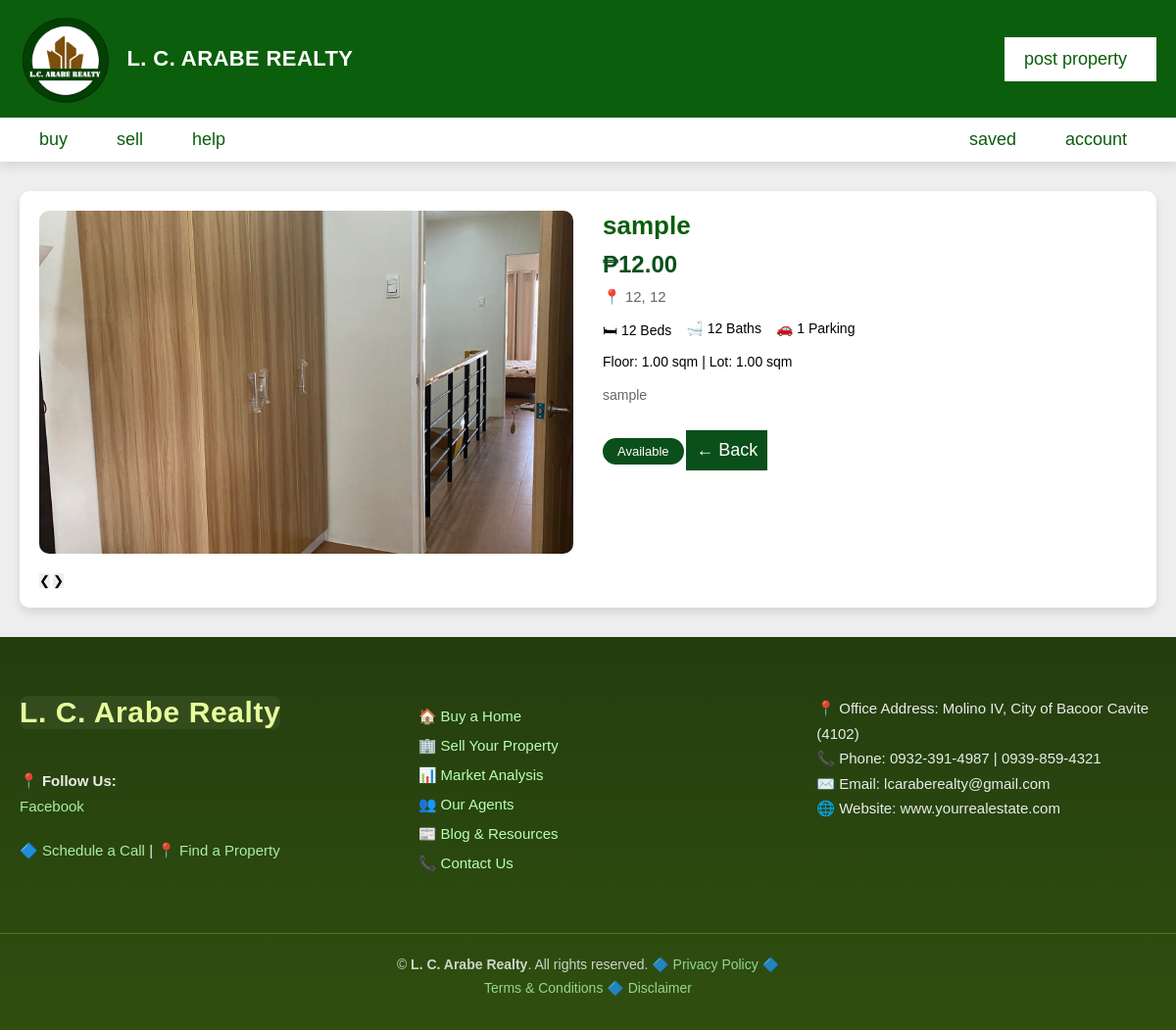
The app's page /property/8/, older data.
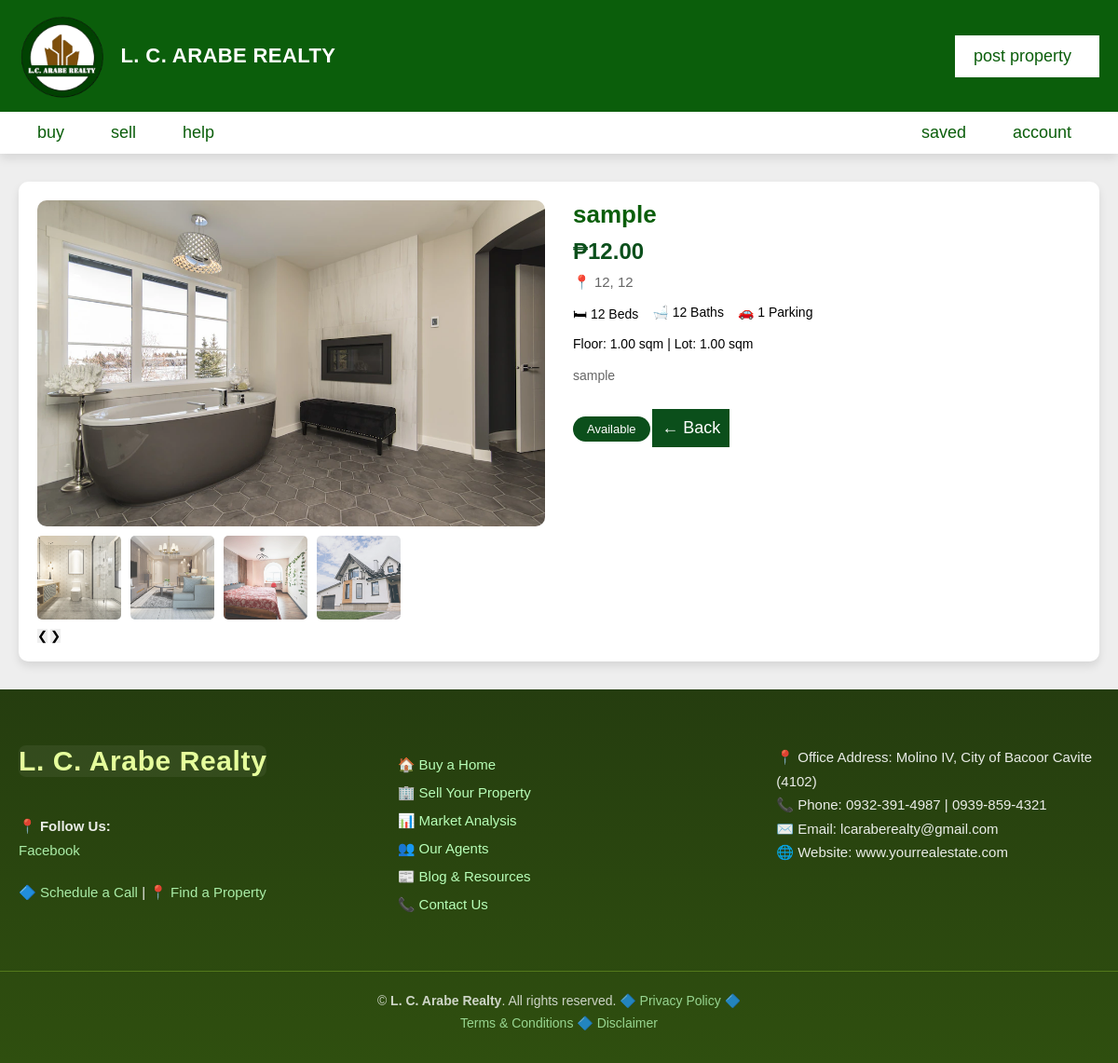
The same page, newer data.
### app/models.py (models this page shows, shortened)
class Property(models.Model):
    PROPERTY_TYPE = [
        ('house_lot', 'House and Lot'),
    ]
    LISTING_STATUS = [
        ('sale', 'For Sale'),
    ]
    title = models.CharField(max_length=200)
    description = models.TextField()
    property_type = models.CharField(
        max_length=20,
        choices=PROPERTY_TYPE,
        default='house_lot'
    )
    listing_status = models.CharField(
        max_length=10,
        choices=LISTING_STATUS,
        default='sale'
    )
    price = models.DecimalField(max_digits=12, decimal_places=2)
    location = models.CharField(max_length=255)
    city = models.CharField(max_length=100)
    province = models.CharField(max_length=100)
    bedrooms = models.IntegerField()
    bathrooms = models.IntegerField()
    floor_area = models.DecimalField(max_digits=10, decimal_places=2)
    lot_area = models.DecimalField(max_digits=10, decimal_places=2)
    parking_spaces = models.IntegerField(default=0)
    image = models.ImageField(upload_to='property_images/', blank=True, null=True)
    agent = models.ForeignKey(
        settings.AUTH_USER_MODEL,
        on_delete=models.CASCADE
    )
    created_at = models.DateTimeField(auto_now_add=True)
    is_available = models.BooleanField(default=True)

class PropertyImage(models.Model):
    property = models.ForeignKey(Property, on_delete=models.CASCADE, related_name="images")
    image = models.ImageField(upload_to='property_images/')

### app/views.py (the view)
# urls.py: path('property/<int:id>/', property_detail, name='property_detail'),
def property_detail(request, id):
    property = get_object_or_404(Property, id=id)
    context = {
        "property": property
    }
    return render(request, "view_property.html", context)

### app/context_processors.py (called while the page is built)
def agent_properties(request):
    if request.user.is_authenticated and request.user.user_type == 'agent':
        properties = Property.objects.filter(agent=request.user).order_by('-created_at')
    else:
        properties = None
    return {'agent_properties': properties}

### app/templates/view_property.html (shortened to what this page needs)
{% load static %}
<!DOCTYPE html>
<html lang="en">
<head>
    <link rel="stylesheet" href="{% static 'css/style.css' %}">
</head>
{% include 'components/header.html' %}
<body>
<section class="property-details">
    <div class="details-container">
        <div class="image-section">
         {% if property.image %}
        <div class="main-image-container">
            <img src="{{ property.image.url }}" class="main-image" id="mainImage">
        </div>
         {% endif %}
          <div class="gallery">
        {% for img in property.images.all %}
            <img src="{{ img.image.url }}" class="thumb">
        {% endfor %}
         </div>
         <div class="slider-controls">
            <button type="button" id="prevBtn">❮</button>
            <button type="button" id="nextBtn">❯</button>
         </div>
         </div>
        <div class="info-section">
            <h1>{{ property.title }}</h1>
            <h2 class="price">₱{{ property.price }}</h2>
            <p class="location">
                📍 {{ property.city }}, {{ property.province }}
            </p>
            <div class="features">
                <span>🛏 {{ property.bedrooms }} Beds</span>
                <span>🛁 {{ property.bathrooms }} Baths</span>
                <span>🚗 {{ property.parking_spaces }} Parking</span>
            </div>
            <div class="area">
                Floor: {{ property.floor_area }} sqm |
                Lot: {{ property.lot_area }} sqm
            </div>
            <p class="description">
                {{ property.description }}
            </p>
            <span class="status-badge">
                {% if property.is_available %}
                    Available
                {% else %}
                    Sold
                {% endif %}
            </span>
            <a href="{% url 'base' %}" class="inline-btn">← Back</a>
        </div>
    </div>
</section>
{% include 'components/footer.html' %}
</body>
</html>

Row changes from the older to the newer data that the page shows:
changed Property "sample": image: a different picture
added PropertyImage: image (picture)
added PropertyImage: image (picture)
added PropertyImage: image (picture)
added PropertyImage: image (picture)
